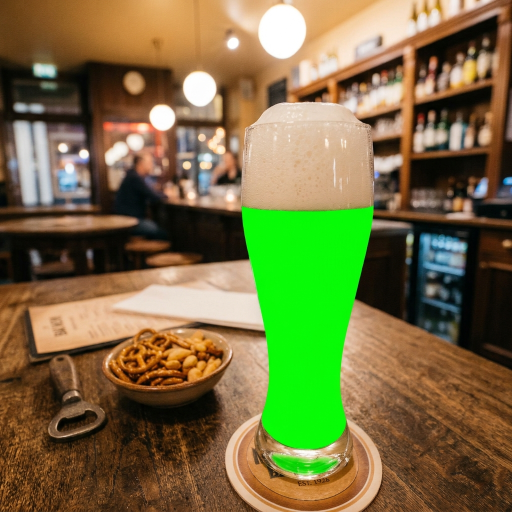
#> input picture template/beer.jpg, 1024 x 1024 px (shown at 1/2 size)
$ python -i template.py   (imports and definitions only)
#> lines starting #> are read from the running program, lines starting #| are printed output that depends on the picture; after the words box and inside, x2 and y2 are one past the last pixel; in counts of white or black regions, pixels touching at a corner belong together
#> in _load_template, img is the input picture: PIL image 1024x1024 RGB; mean R, G, B 119.4, 112.2, 65.9
"""Работа с картинками без Discord: шаблон с вырезом и освещением, открытие картинки, сохранение результата."""

import io
import json
from dataclasses import dataclass, field
from functools import lru_cache
from pathlib import Path

import numpy as np
from PIL import Image, ImageFilter, ImageOps, UnidentifiedImageError

MAX_PIXELS = 40_000_000  # защита от гигантских картинок


def to_float(img: Image.Image) -> np.ndarray:
    return np.asarray(img, dtype=np.float32) / 255


def blur(arr: np.ndarray, radius: float) -> np.ndarray:
    img = Image.fromarray((np.clip(arr, 0, 1) * 255).astype(np.uint8))
    return to_float(img.filter(ImageFilter.GaussianBlur(radius)))


# [9 lines left out: function bilinear, not called in this run]


@dataclass(frozen=True, eq=False)
class Template:
    """Шаблон с вырезом, куда эффект вставляет картинку.

    Настройки лежат рядом с шаблоном в JSON с тем же именем (beer2.jpg -> beer2.json); без файла — значения по умолчанию:
      "key": "chroma" | "hue" — как искать вырез: по разнице каналов (плоская зелёная заливка)
             или по оттенку (фото, перекрашенное в зелёный: тёмные и оливковые участки тоже попадают в вырез);
      "shading": число — перенос освещения шаблона (капли, свечение, тени) на результат эффекта, 0 — не переносить;
      остальные ключи — настройки конкретного эффекта (например, "beer": {...}).
    """
    rgb: np.ndarray  # RGB шаблона 0..255
    mask: np.ndarray  # вырез 0..1
    bbox: tuple[int, int, int, int]  # рамка выреза (x0, y0, x1, y1)
    shading: np.ndarray | None  # освещение внутри выреза, 1 — средняя яркость; None — не переносить
    settings: dict = field(default_factory=dict)
    scale: float = 1.0  # во сколько раз шаблон уменьшен относительно файла (для анимаций он меньше)

    # [22 lines left out: functions resized, apply_shading, composite, not called in this run]


def chroma_key(rgb: np.ndarray) -> np.ndarray:
    """Плоская зелёная заливка: вырез там, где зелёный канал заметно больше красного и синего."""
    r, g, b = rgb[..., 0], rgb[..., 1], rgb[..., 2]
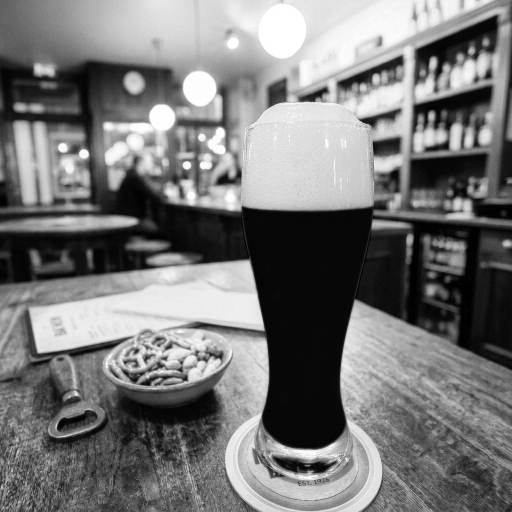
#> r: shape (1024, 1024) float32 (shown at 1/2 size); min 0, max 255, mean 119.4
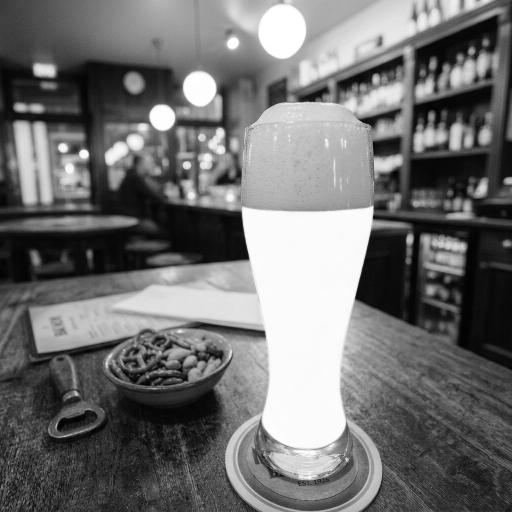
#> g: shape (1024, 1024) float32 (shown at 1/2 size); min 0, max 255, mean 112.2
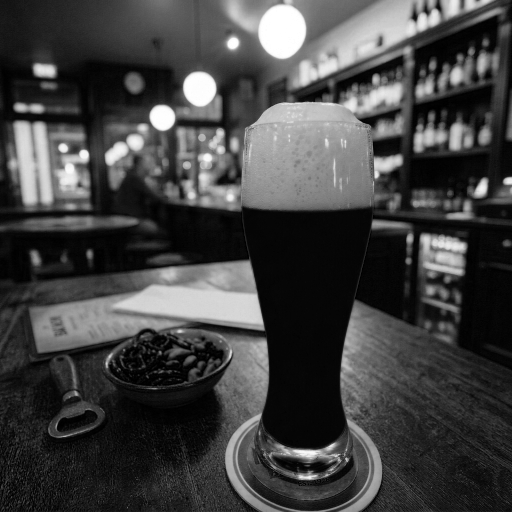
#> b: shape (1024, 1024) float32 (shown at 1/2 size); min 0, max 255, mean 65.9
    mask = np.clip((g - np.maximum(r, b) - 15) / 45, 0, 1)
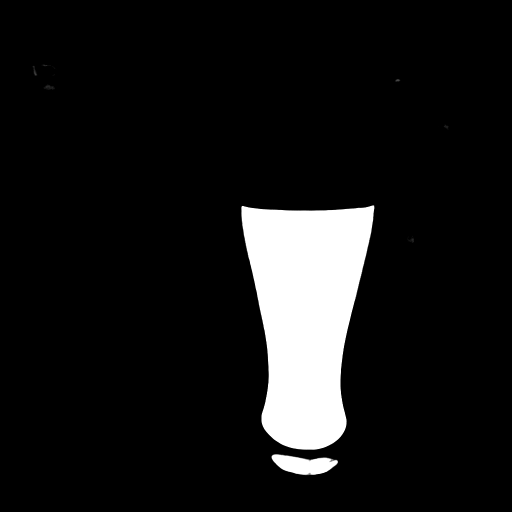
#> mask: shape (1024, 1024) float32 (shown at 1/2 size); min 0, max 1, mean 0.0881
    # убираем зелёный ореол вокруг выреза (только рядом с ним, чтобы не трогать остальной шаблон)
    near = to_float(Image.fromarray((mask > 0).astype(np.uint8) * 255).filter(ImageFilter.MaxFilter(7))) > 0
#> in to_float, `return np.asarray(img, dtype=np.float32) / 255`:
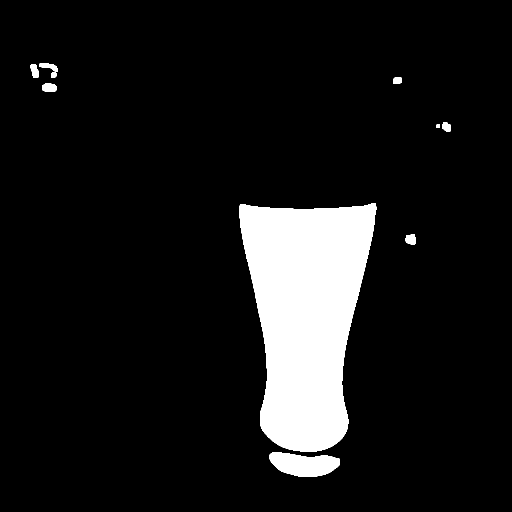
#> returned value: shape (1024, 1024) float32 (shown at 1/2 size); values 0 (black) and 1 (white), 9.7% white; 10 white regions, largest, box (x1, y1, x2, y2) and area: (479, 407, 753, 903) 94281, (539, 905, 680, 954) 4968, (84, 166, 113, 183) 427
    rgb[..., 1] = np.where(near, np.minimum(g, (r + b) / 2), g)
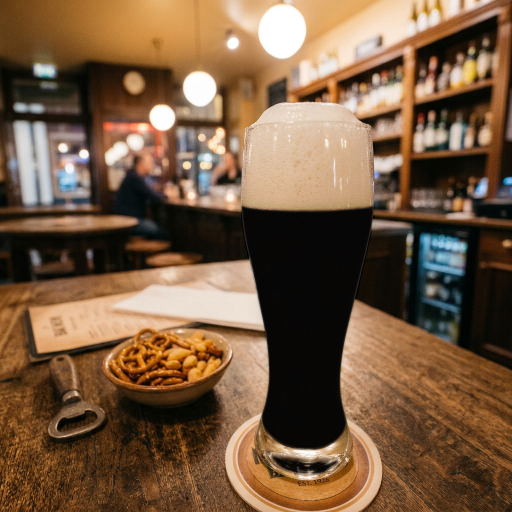
#> rgb: shape (1024, 1024, 3) float32 (shown at 1/2 size); mean R, G, B 119.5, 91.3, 65.9
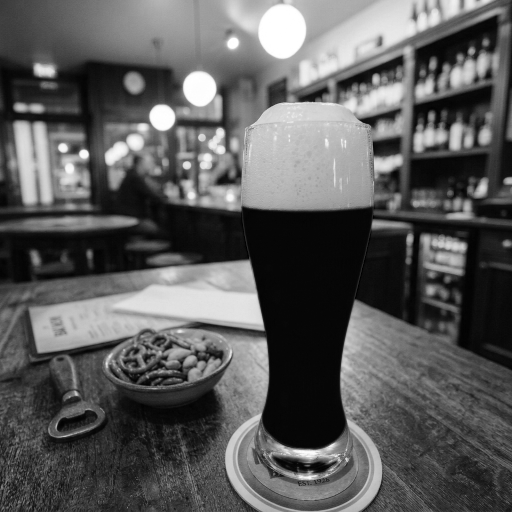
#> g: shape (1024, 1024) float32 (shown at 1/2 size); 9.59% of pixels changed, all inside (x1, y1, x2, y2) = (61, 126, 901, 954)
    # расширяем вырез на 1 px: эффект закрывает смешанные с зелёным пиксели у края
    return to_float(Image.fromarray((mask * 255).astype(np.uint8)).filter(ImageFilter.MaxFilter(3)))


# [20 lines left out: functions hue_key, template_shading, not called in this run]


def read_settings(path: Path) -> dict:
    settings_file = path.with_suffix(".json")
    return json.loads(settings_file.read_text(encoding="utf-8")) if settings_file.exists() else {}


def load_template(path: Path, max_side: int | None = None) -> Template:
    """Загружает шаблон и его настройки, находит вырез. Результат кешируется для каждого файла.
    max_side — уменьшить шаблон так, чтобы большая сторона была не больше этого числа (для анимаций)."""
    # аргументы всегда передаются в кеш одинаково: иначе load_template(p) и load_template(p, None) — разные записи,
    # шаблон загружается дважды, а кеши эффектов (они привязаны к объекту шаблона) считаются заново
    return _load_template(Path(path), max_side or None)


@lru_cache(maxsize=16)
def _load_template(path: Path, max_side: int | None) -> Template:
    if max_side:
        full = _load_template(path, None)
        factor = max_side / max(full.mask.shape)
        return full.resized(factor) if factor < 1 else full
    settings = read_settings(path)
    img = Image.open(path)
    if img.mode in ("RGBA", "LA", "PA") or "transparency" in img.info:
        # шаблон с прозрачностью: вырез — прозрачные пиксели
        rgba = np.asarray(img.convert("RGBA"), dtype=np.float32)
        original, mask = rgba[..., :3].copy(), 1 - rgba[..., 3] / 255
        rgb = original.copy()
    else:
        original = np.asarray(img.convert("RGB"), dtype=np.float32)
        rgb = original.copy()
        mask = hue_key(rgb) if settings.get("key") == "hue" else chroma_key(rgb)
    mask = blur(mask, 1)
    bbox = Image.fromarray((mask > 0.5).astype(np.uint8) * 255).getbbox()
#> bbox = (482, 410, 750, 951)
    if not bbox:
        raise RuntimeError(f"В шаблоне {path} не найден вырез (зелёный фон или прозрачность)")
    strength = float(settings.get("shading", 0))
    shading = template_shading(original, mask) ** strength if strength else None
    return Template(rgb, mask, bbox, shading, settings)


# [40 lines left out: functions open_image, flatten, to_png, to_jpeg, not called in this run]

>>> result = load_template('../../template/beer.jpg')

$ run again, on template/museum.jpg
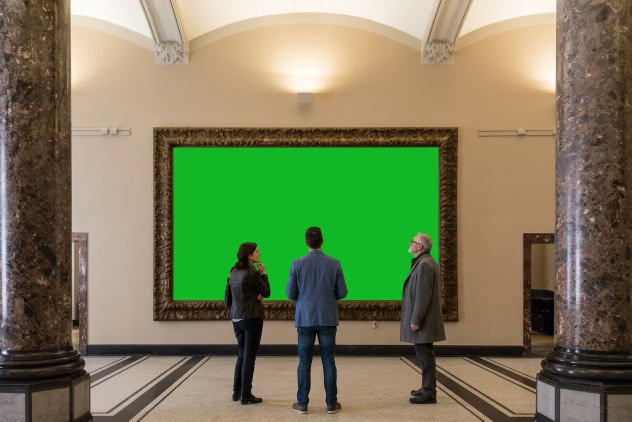
#> input picture template/museum.jpg, 1264 x 844 px (shown at 1/2 size)
#> in _load_template, img is the input picture: PIL image 1264x844 RGB; mean R, G, B 121.4, 125.4, 89.9
#> in to_float, `return np.asarray(img, dtype=np.float32) / 255`:
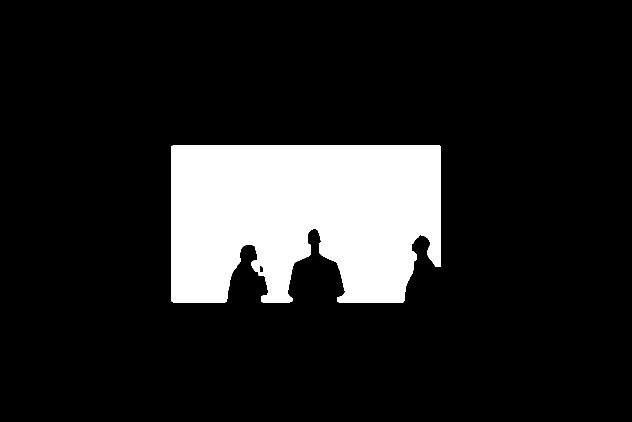
#> returned value: shape (844, 1264) float32 (shown at 1/2 size); values 0 (black) and 1 (white), 13.8% white; 2 white regions, box (x1, y1, x2, y2) and area: (342, 290, 881, 605) 147105, (517, 544, 525, 552) 63
#> in chroma_key, `rgb[..., 1] = np.where(near, np.minimum(g, (r + b) / 2), g)`:
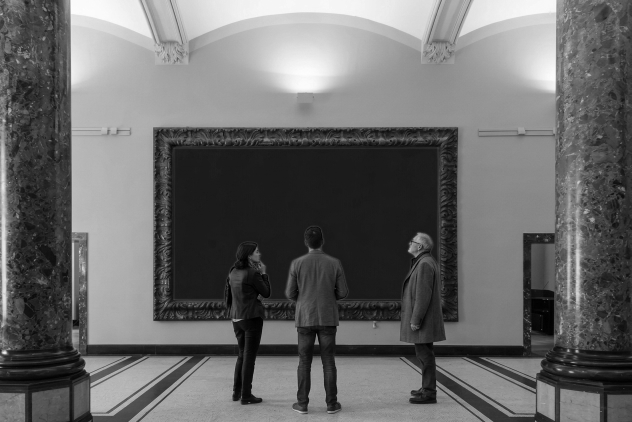
#> g: shape (844, 1264) float32 (shown at 1/2 size); min 0, max 254, mean 105.6
#> img: PIL image 1264x844 L
#> bbox = (345, 293, 879, 602)

$ run again, on template/coffee.png
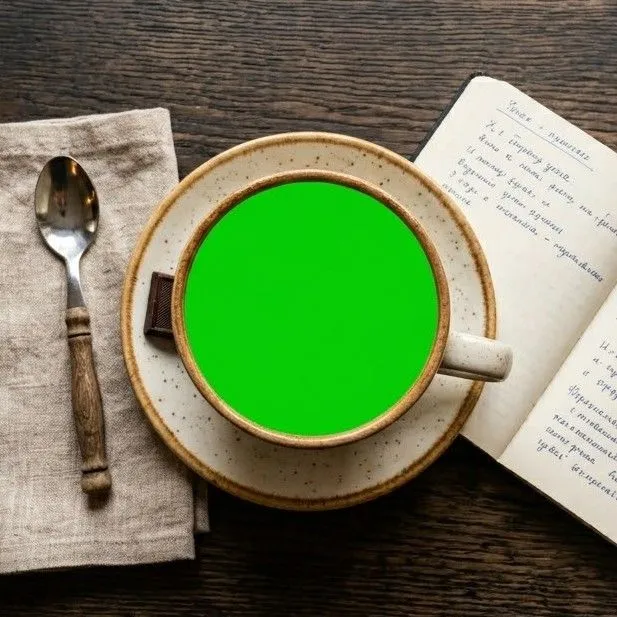
#> input picture template/coffee.png, 617 x 617 px
#> in _load_template, img is the input picture: PIL image 617x617 RGB; mean R, G, B 110.6, 126, 86.9
#> in to_float, `return np.asarray(img, dtype=np.float32) / 255`:
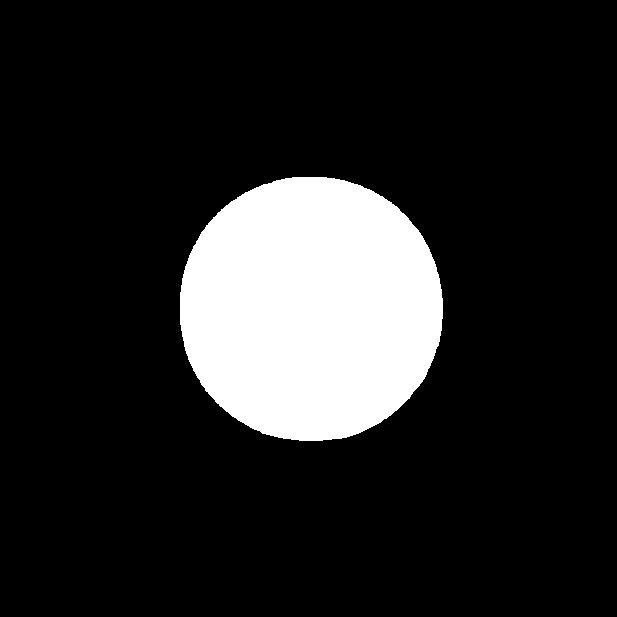
#> returned value: shape (617, 617) float32; values 0 (black) and 1 (white), 14.5% white; 1 white region, box (x1, y1, x2, y2) and area: (180, 177, 443, 441) 55288
#> rgb: shape (617, 617, 3) float32; mean R, G, B 110.6, 99.8, 86.9
#> in chroma_key, `rgb[..., 1] = np.where(near, np.minimum(g, (r + b) / 2), g)`:
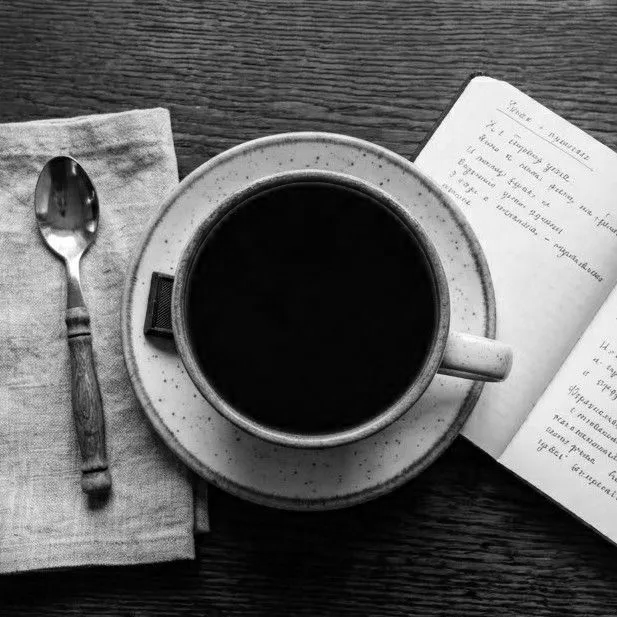
#> g: shape (617, 617) float32; min 0, max 255, mean 99.8
#> img: PIL image 617x617 L
#> bbox = (182, 180, 440, 438)
